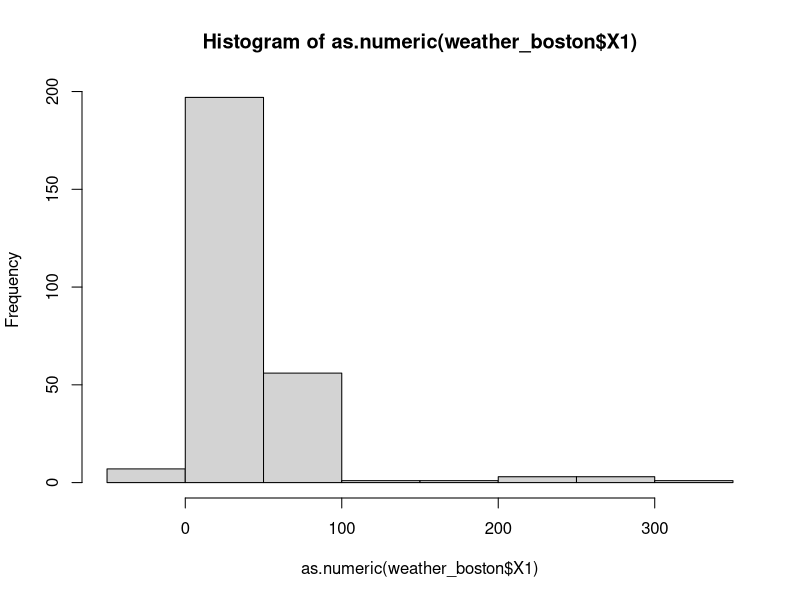
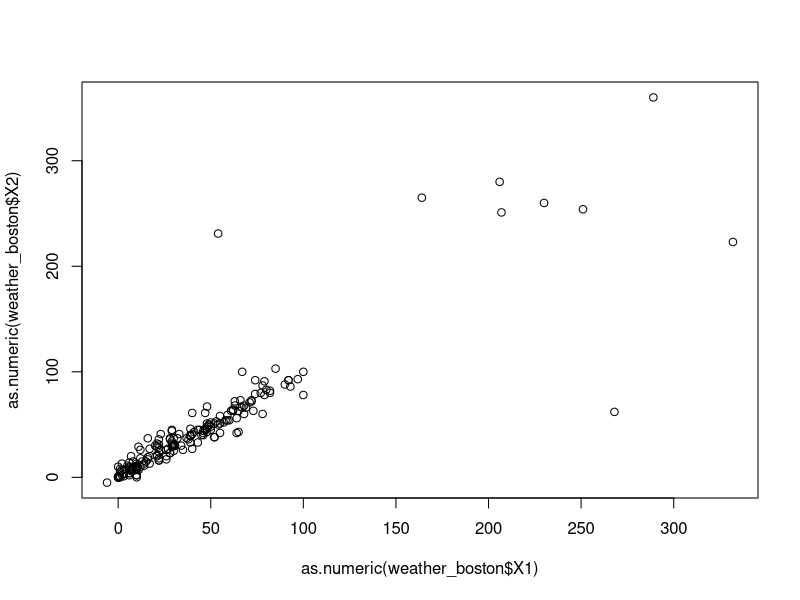
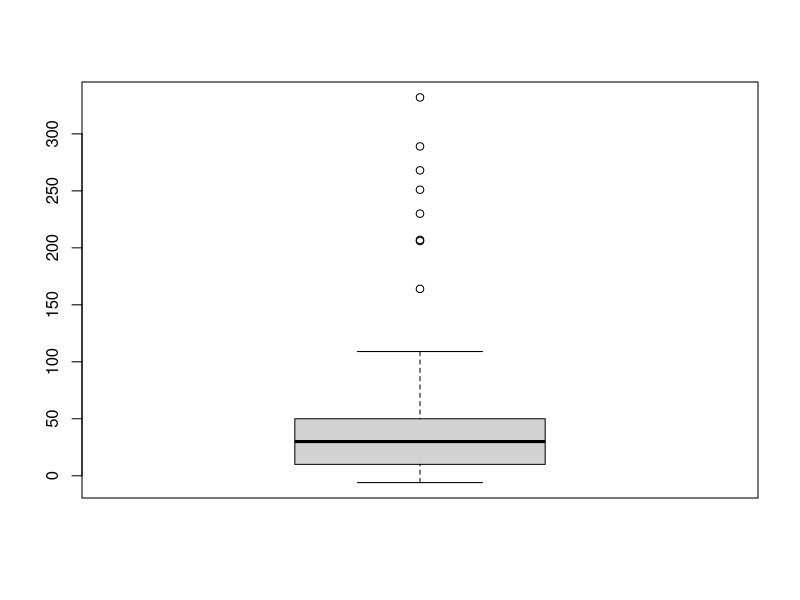
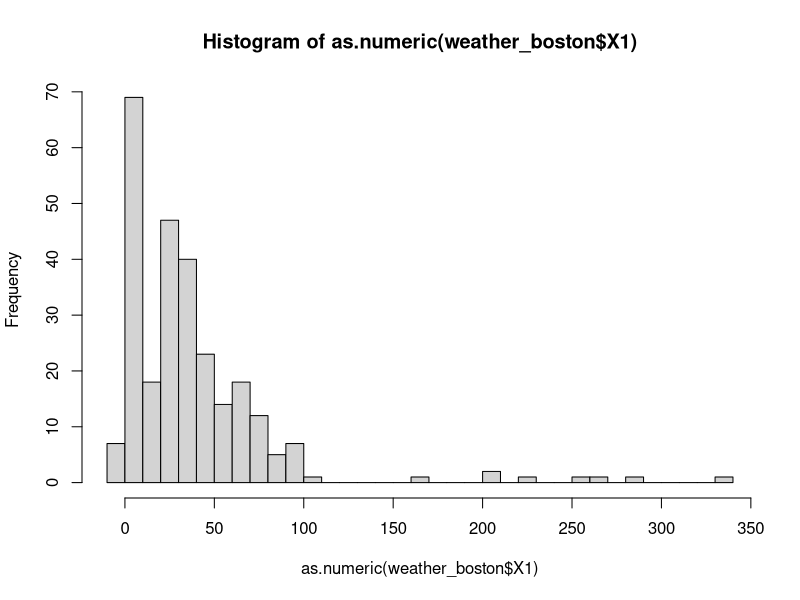
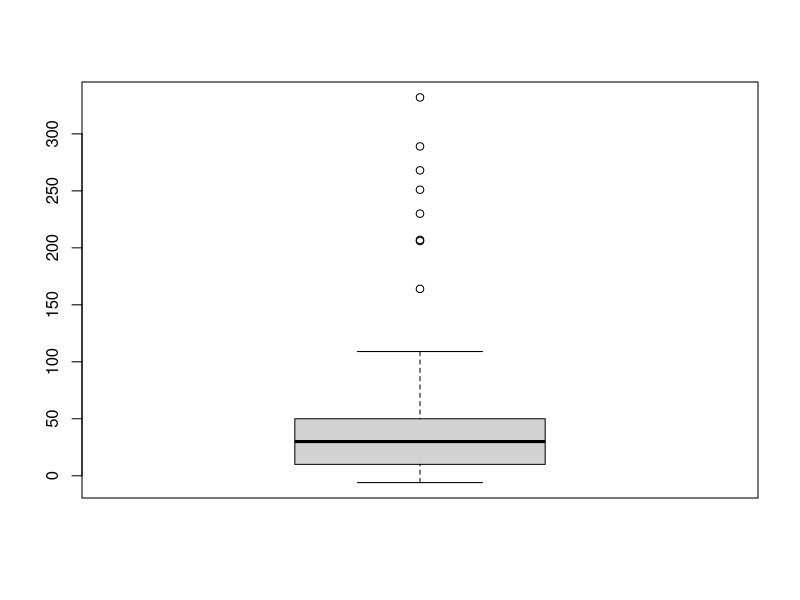

Reproduce these figures in R, in order.
## ---- chunk 1
library(lubridate)
library(stringr)
library(tidyr)
library(data.table)
## ---- chunk 2
# use fread() to read csv into R as data.table
weather_boston<-fread("data/weather_boston.csv")  
## ---- chunk 3
class(weather_boston) # view its class

dim(weather_boston)    # view its dimensions

names(weather_boston)  # check the column names (variable names)

str(weather_boston)    # examine the structure of the data

summary(weather_boston) # examine potential outliers and missing values
## ---- chunk 4
head(weather_boston)  # view the first 6 rows of the data

head(weather_boston, 10)   # view the first 10 rows of the data

tail(weather_boston)     # view the last 6 rows of the data

tail(weather_boston, 10)    # view the last 10 rows of the data
## ---- chunk 5
hist(as.numeric(weather_boston$X1))
## ---- chunk 6
plot(as.numeric(weather_boston$X1), as.numeric(weather_boston$X2))
## ---- chunk 7
boxplot(as.numeric(weather_boston$X1))
## ---- chunk 8
country<-rep(c("United Stat", "Japan", "China"), times=3)
abbr<-rep(c("US", "JP", "CH"), times=3)
year<-rep(c(2017:2019),each=3)
GDP<-c(400,200,290,420,210,310,450,230,320)
unemployrate<-c("4%","3%","2%","4.1%","3.3%","2.5%","3.9%","3.2%","2.9%")
GDP_tidy<-data.table(country,abbr,year,GDP,unemployrate)
GDP_tidy
## ---- chunk 9
country<-c("United Stat/US", "Japan/JP", "China/CH")
GDP_2017<-c(400,200,290)
GDP_2018<-c(420,210,310)
GDP_2019<-c(450,230,320)
unemployrate_2017=c("4%", "3%","2%")
unemployrate_2018=c("4.1%", "3.3%","2.5%")
unemployrate_2019=c("3.9%", "3.2%","2.9%")

GDP_messy<-data.table(country,GDP_2017,GDP_2018,GDP_2019,unemployrate_2017,unemployrate_2018,unemployrate_2019)
GDP_messy
## ---- chunk 10
country<-c("United Stat/US", "Japan/JP", "China/CH")
abbr<-c("US", "JP", "CH")
GDP_2017<-c(400,200,290)
GDP_2018<-c(420,210,310)
GDP_2019<-c(450,230,320)

GDP_messy<-data.table(country,abbr, GDP_2017,GDP_2018,GDP_2019)
GDP_messy
## ---- chunk 11
GDP1<-melt(GDP_messy, id ="country", measure =c("GDP_2017","GDP_2018","GDP_2019"), variable.name = "year", value.name = "GDP")
GDP1
## ---- chunk 12
GDP_tidy = melt(GDP_messy, id="country", measure = patterns('GDP_'),variable.name = "year", value.name = "GDP")
GDP_tidy
## ---- chunk 13
GDP_tidy[,year2:=str_sub(year,5,9)]
GDP_tidy
## ---- chunk 14
country<-rep(c("United Stat/US", "Japan/JP", "China/CH"), times=6)
measure<-rep(c("GDP","unemployrate"), each=3*3)
year<-rep(c(2017,2018,2019), each=3,times=2)
amount<-c("400","200","290","420","210","310","450","230","320","4%", "3%", "2%","4.1%", "3.3%", "2.5%", "3.9%", "3.2%" ,"2.9%")
GPD_messy=data.table(country,year,measure, amount)
GPD_messy
## ---- chunk 15
GDP_tidy<-dcast(GPD_messy, country+year~measure, value.var="amount")
GDP_tidy
## ---- chunk 16
as.character(2016)
as.numeric(TRUE)
as.factor(c("level A", "level B", "leval A", "leval A"))
as.logical(0)
## ---- chunk 17
as.numeric("some text")
## ---- chunk 18
as.logical(1)
as.numeric(TRUE)
## ---- chunk 19
# Experiment with basic lubridate functions
ymd("2015-08-25")
class(ymd("2015-08-25"))

ymd("2015 August 25")
mdy("August 25, 2015")
hms("13:33:09")
ymd_hms("2015/08/25 13.33.09")

## ---- chunk 20
str_length(c("a", "data science", NA))
## ---- chunk 21
str_c("Leon", "Xu", sep=" ")
str_c(2019, "Mar", 24, sep="-")

str_c("https://www.zillow.com/", c("page1","page2","page3"), sep="")
## ---- chunk 22
address="7313 Sherman Street, Licoln, NE 68506"
len=str_length(address)

str_sub(address,  len-4, len)
## ---- chunk 23
x<-c("apple?","pear4","banana")

str_replace(x,"a","A")   # replace the first match

str_replace_all(x,"a","A")  # replace all match

## ---- chunk 24
str_trim(c("   Filip ", "Nick  ", " Jonathan"))
## ---- chunk 25
str_pad(c("23485W", "8823453Q", "994Z"), width=7, side='left', pad="0")
## ---- chunk 26
tolower("University of Nebraska")
## ---- chunk 27
toupper("University of Nebraska")
## ---- chunk 28
x<-data.table(x1=c(2,5,NA,9), x2=c(NA, 23,9,NA))
x
## ---- chunk 29
is.na(x)

# since TRUE is stored as 1 and FALSE is stored as 0, we can use sum() to count to total number of missing value
sum(is.na(x))

# use which() returns the index of missing elements in each column
which(is.na(x$x1))
which(is.na(x$x2))
## ---- chunk 30
# Use complete.cases() to see which rows have no missing values
complete.cases(x)
## ---- chunk 31
# Use na.omit() to remove all rows with any missing values
na.omit(x)
## ---- chunk 32
# Look at a summary() of a variable
summary(as.numeric(weather_boston$X1))

# View a histogram of a variable
hist(as.numeric(weather_boston$X1), breaks=30)
## ---- chunk 33
# view a boxplot
boxplot(as.numeric(weather_boston$X1))
